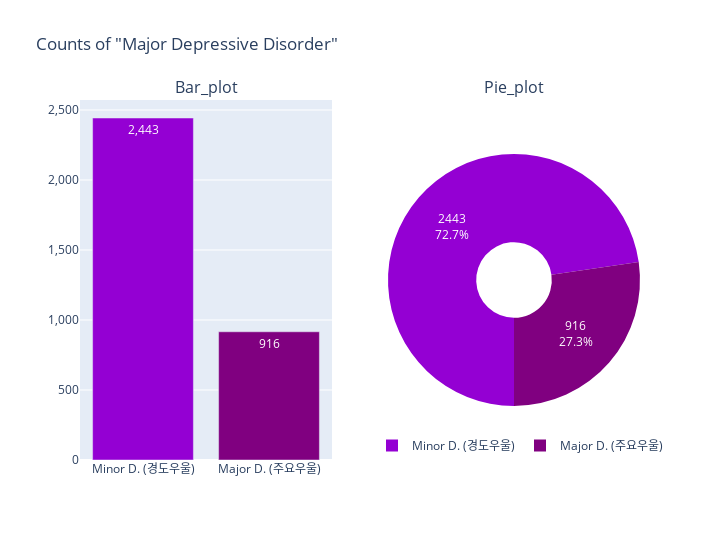

Write notebook code for a chart like this one.
### Code cell
# MDD(경도우울vs주요우울장애) - Counts
plot_mdd = plsp(rows=1, cols=2,
                 subplot_titles=('Bar_plot','Pie_plot'),
                 specs=[[{'type':'xy'}, {'type':'domain'}]])
plot_mdd.add_trace(
    go.Bar(x=count_mdd.MDD,
           y=count_mdd.id,
           marker_color=['darkviolet', 'purple'],
           texttemplate="%{y:,}",
           showlegend=False,
           hoverinfo='x+y'
           ),
    row=1, col=1
)
plot_mdd.add_trace(
    go.Pie(values=count_mdd.id,
           labels=count_mdd.MDD,
           hole=0.3,
           showlegend=True,
           marker_colors=['darkviolet', 'purple'],
           hoverinfo="label+value+percent",
           textinfo='value+percent',
           rotation=180
           ),
    row=1, col=2
)
plot_mdd.update_layout(title_text='Counts of "Major Depressive Disorder"',
                        width=720,
                        height=540,
                        legend=dict(orientation='h',
                                    yanchor='bottom', y=0,
                                    xanchor='right', x=1.05))
plot_mdd.update_yaxes(tickformat=',')
plot_mdd.show()

### Figure 1 — Plotly figure (JSON) as saved in the notebook; plotly's stock layout.template omitted (floating-point values rounded to 4 significant figures)
{"data": [{"hoverinfo": "x+y", "marker": {"color": ["darkviolet", "purple"]}, "showlegend": false, "texttemplate": "%{y:,}", "type": "bar", "x": ["Minor D. (경도우울)", "Major D. (주요우울)"], "xaxis": "x", "y": [2443, 916], "yaxis": "y"}, {"domain": {"x": [0.55, 1], "y": [0, 1]}, "hole": 0.3, "hoverinfo": "label+value+percent", "labels": ["Minor D. (경도우울)", "Major D. (주요우울)"], "marker": {"colors": ["darkviolet", "purple"]}, "rotation": -180, "showlegend": true, "textinfo": "value+percent", "type": "pie", "values": [2443, 916]}], "layout": {"annotations": [{"font": {"size": 16}, "showarrow": false, "text": "Bar_plot", "x": 0.225, "xanchor": "center", "xref": "paper", "y": 1, "yanchor": "bottom", "yref": "paper"}, {"font": {"size": 16}, "showarrow": false, "text": "Pie_plot", "x": 0.775, "xanchor": "center", "xref": "paper", "y": 1, "yanchor": "bottom", "yref": "paper"}], "height": 540, "legend": {"orientation": "h", "x": 1.05, "xanchor": "right", "y": 0, "yanchor": "bottom"}, "title": {"text": "Counts of \"Major Depressive Disorder\""}, "width": 720, "xaxis": {"anchor": "y", "domain": [0, 0.45]}, "yaxis": {"anchor": "x", "domain": [0, 1], "tickformat": ","}}}
